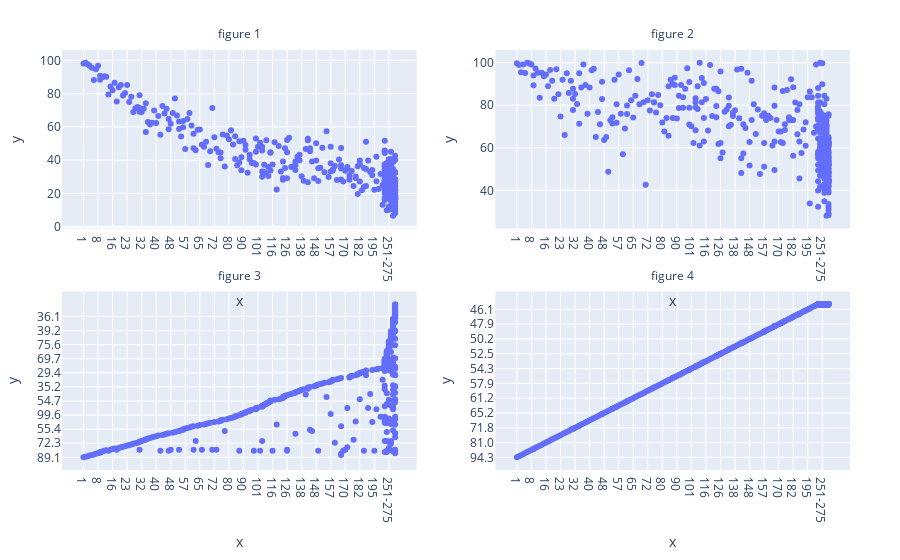

Notebook cell for this chart:
### Code cell
dataframe = timesData[timesData.year == 2015]
fig1 = Visualization(params={'x':dataframe.world_rank, 'y':dataframe.research}, strategy='scatter')
fig2 = Visualization(params={'x':dataframe.world_rank, 'y':dataframe.citations}, strategy='scatter')
fig3 = Visualization(params={'x':dataframe.world_rank, 'y':dataframe.income}, strategy='scatter')
fig4 = Visualization(params={'x':dataframe.world_rank, 'y':dataframe.total_score}, strategy='scatter')
figs = Subplots(figures=[fig1, fig2, fig3, fig4], titles=['figure 1', 'figure 2', 'figure 3', 'figure 4'], rows=2, cols=2)
sub2 = figs.subplots()
figs.show(sub2)

### Figure 1 — Plotly figure (JSON) as saved in the notebook; plotly's stock layout.template omitted (floating-point values rounded to 4 significant figures; data arrays with more than 128 entries replaced by an {"elided": "..."} marker saying what was removed)
{"data": [{"hovertemplate": "x=%{x}<br>y=%{y}<extra></extra>", "legendgroup": "", "marker": {"color": "#636efa", "symbol": "circle"}, "mode": "markers", "name": "", "orientation": "v", "showlegend": false, "type": "scatter", "x": {"elided": "401 str values"}, "xaxis": "x", "y": {"elided": "401 float values"}, "yaxis": "y"}, {"hovertemplate": "x=%{x}<br>y=%{y}<extra></extra>", "legendgroup": "", "marker": {"color": "#636efa", "symbol": "circle"}, "mode": "markers", "name": "", "orientation": "v", "showlegend": false, "type": "scatter", "x": {"elided": "401 str values"}, "xaxis": "x2", "y": {"elided": "401 float values"}, "yaxis": "y2"}, {"hovertemplate": "x=%{x}<br>y=%{y}<extra></extra>", "legendgroup": "", "marker": {"color": "#636efa", "symbol": "circle"}, "mode": "markers", "name": "", "orientation": "v", "showlegend": false, "type": "scatter", "x": {"elided": "401 str values"}, "xaxis": "x3", "y": {"elided": "401 str values"}, "yaxis": "y3"}, {"hovertemplate": "x=%{x}<br>y=%{y}<extra></extra>", "legendgroup": "", "marker": {"color": "#636efa", "symbol": "circle"}, "mode": "markers", "name": "", "orientation": "v", "showlegend": false, "type": "scatter", "x": {"elided": "401 str values"}, "xaxis": "x4", "y": {"elided": "401 str values"}, "yaxis": "y4"}], "layout": {"annotations": [{"showarrow": false, "text": "figure 1", "x": 0.5, "xref": "x domain", "y": 1.15, "yref": "y domain"}, {"showarrow": false, "text": "figure 2", "x": 0.5, "xref": "x2 domain", "y": 1.15, "yref": "y2 domain"}, {"showarrow": false, "text": "figure 3", "x": 0.5, "xref": "x3 domain", "y": 1.15, "yref": "y3 domain"}, {"showarrow": false, "text": "figure 4", "x": 0.5, "xref": "x4 domain", "y": 1.15, "yref": "y4 domain"}], "autosize": true, "margin": {"b": 50, "l": 50, "r": 50, "t": 50}, "xaxis": {"anchor": "y", "domain": [0, 0.45], "title": {"text": "x"}}, "xaxis2": {"anchor": "y2", "domain": [0.55, 1], "title": {"text": "x"}}, "xaxis3": {"anchor": "y3", "domain": [0, 0.45], "title": {"text": "x"}}, "xaxis4": {"anchor": "y4", "domain": [0.55, 1], "title": {"text": "x"}}, "yaxis": {"anchor": "x", "domain": [0.575, 1], "title": {"text": "y"}}, "yaxis2": {"anchor": "x2", "domain": [0.575, 1], "title": {"text": "y"}}, "yaxis3": {"anchor": "x3", "domain": [0, 0.425], "title": {"text": "y"}}, "yaxis4": {"anchor": "x4", "domain": [0, 0.425], "title": {"text": "y"}}}}
